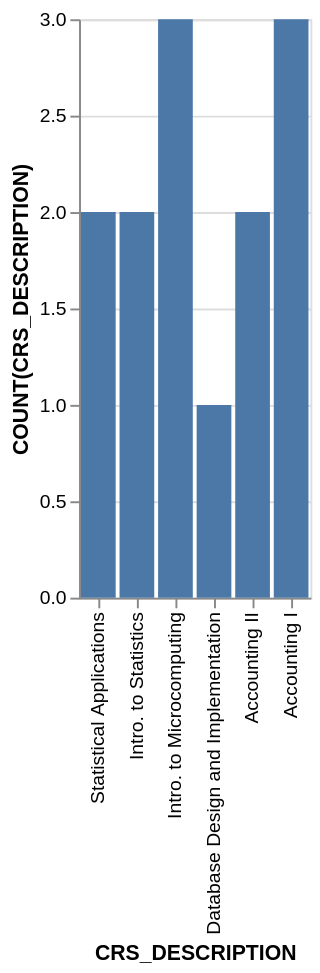

Source (Vega-Lite JSON):
### Vega-Lite specification from a JSON file in a GitHub repository (floating-point values rounded to 4 significant figures)
{"data": {"values": [{"x_data": "Statistical Applications", "y_data": 2}, {"x_data": "Intro. to Statistics", "y_data": 2}, {"x_data": "Intro. to Microcomputing", "y_data": 3}, {"x_data": "Database Design and Implementation", "y_data": 1}, {"x_data": "Accounting II", "y_data": 2}, {"x_data": "Accounting I", "y_data": 3}]}, "mark": "bar", "encoding": {"x": {"field": "x_data", "type": "nominal", "title": "CRS_DESCRIPTION", "sort": "descending"}, "y": {"field": "y_data", "type": "quantitative", "title": "COUNT(CRS_DESCRIPTION)"}}}
